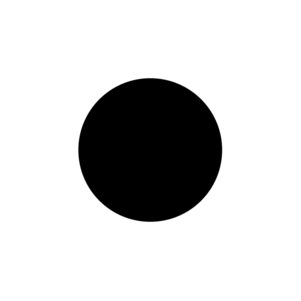
#> input picture img/circle.png, 301 x 301 px, found by its file name
$ jupyter execute --allow-errors index.ipynb
#> lines starting #> are read from the running program, lines starting #| are printed output that depends on the picture
[cell 1]
import cv2
import matplotlib.pyplot as plt
import numpy as np
import sys

print(cv2.__version__) #check cv2 version

[cell 2]
# [26 lines left out: function Addition, not called in this run]

[cell 3]
# [22 lines left out: function Subtraction, not called in this run]

[cell 4]
# [15 lines left out: function MultiplicationByConstant, not called in this run]

[cell 5]
# [20 lines left out: function Clipping, not called in this run]

[cell 6]
# [14 lines left out: function Negative, not called in this run]

[cell 7]
# [17 lines left out: function Histogram, not called in this run]

[cell 8]
# [12 lines left out: function Thresholding1, not called in this run]

[cell 9]
# [12 lines left out: function Thresholding2, not called in this run]

[cell 10]
# [51 lines left out: function AutoThreshold, not called in this run]

[cell 11]
img_bgr1 = cv2.imread("img\circle.png")
#> img_bgr1 is the input picture: shape (301, 301, 3); min 0, max 255, mean 209.3
img_rgb1 = cv2.cvtColor(img_bgr1 , cv2.COLOR_BGR2RGB)

img_bgr2 = cv2.imread("img\star.png")
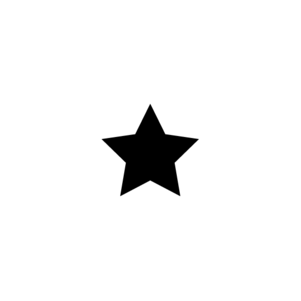
#> input picture img/star.png, 301 x 301 px, found by its file name
#> img_bgr2 is the input picture: shape (301, 301, 3); min 0, max 255, mean 244.2
img_rgb2 = cv2.cvtColor(img_bgr2 , cv2.COLOR_BGR2RGB)

img_bgr3 = cv2.imread("img\moon.jpg")
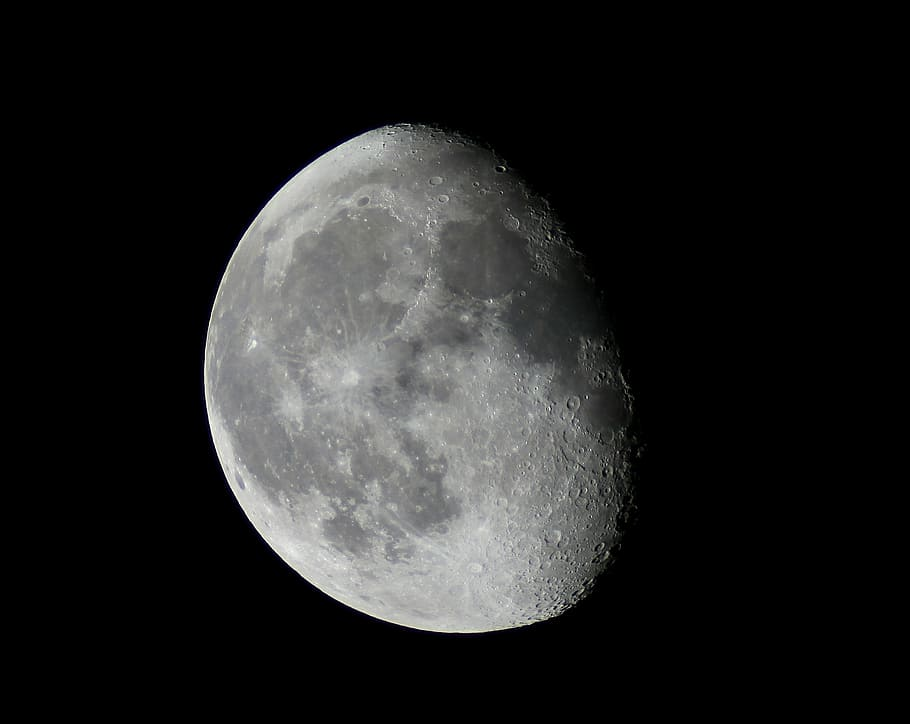
#> input picture img/moon.jpg, 910 x 724 px, found by its file name
#> img_bgr3 is the input picture: shape (724, 910, 3); mean B, G, R 33.1, 33.5, 33.2
img_rgb3 = cv2.cvtColor(img_bgr3 , cv2.COLOR_BGR2RGB)

# [15 lines of commented-out code are left out]

plt.figure()
#> (the rest of this cell did not finish here and is left out)
